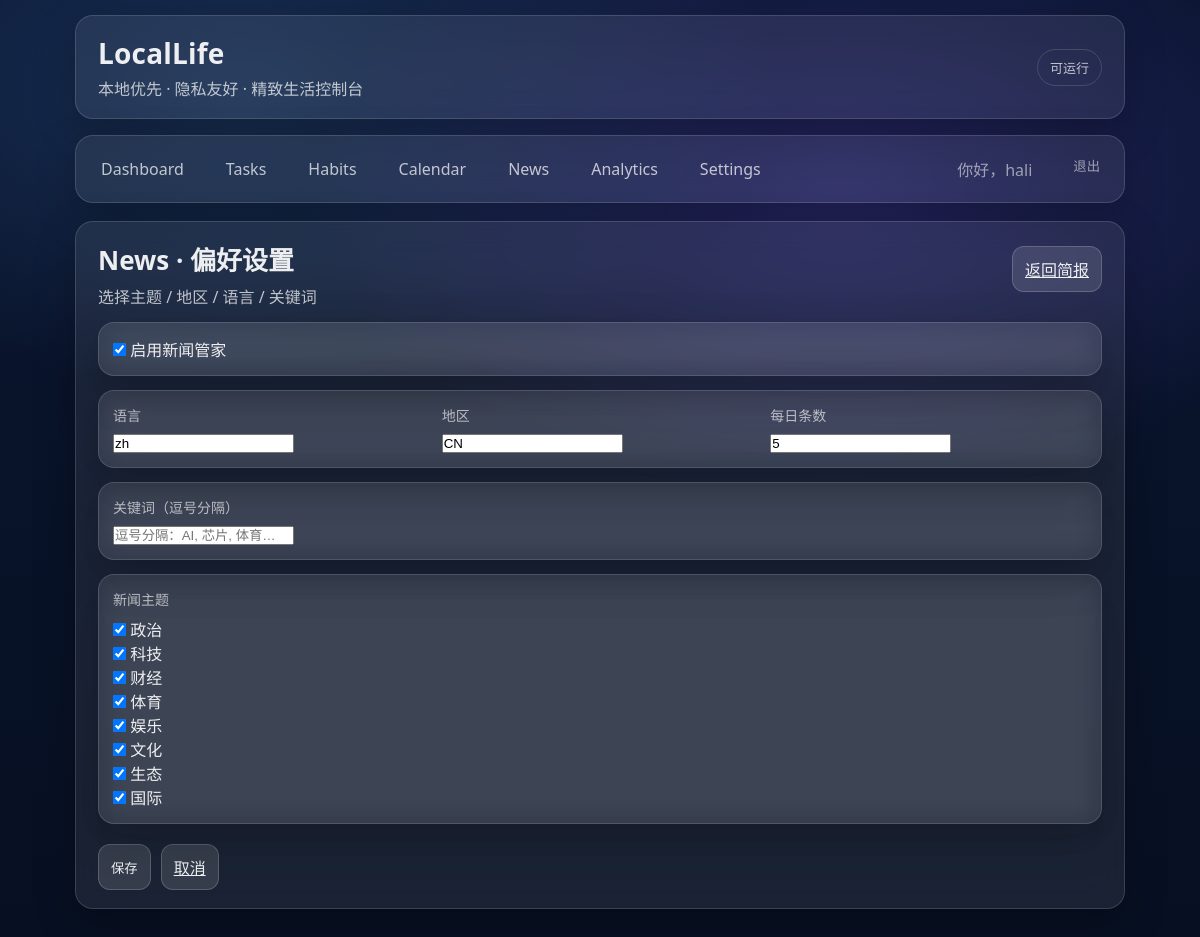
Before: /news/preferences/ (signed in) with the older database file.
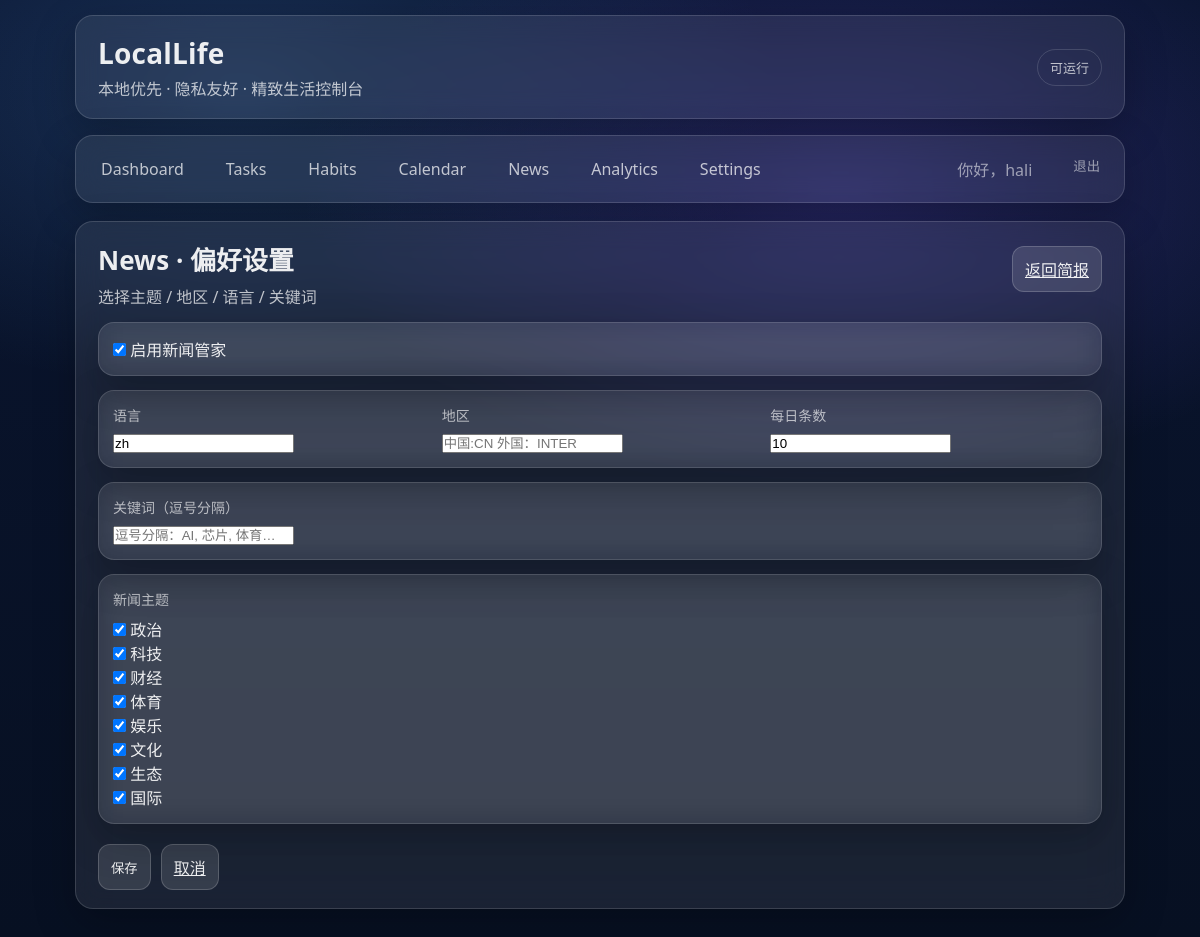
After: the same page with the newer database file.
### news/models.py (models this page shows, shortened)
class UserNewsPreference(models.Model):
    user = models.OneToOneField(settings.AUTH_USER_MODEL, on_delete=models.CASCADE, related_name="news_pref")
    enabled = models.BooleanField(default=True)
    include_keywords = models.CharField(max_length=255, default='')  # 设置默认值
    topics = models.ManyToManyField(Topic, blank=True,default="")
    language = models.CharField(max_length=10, default="zh")
    region = models.CharField(max_length=10, blank=True, default="")
    keywords = models.CharField(max_length=300, blank=True, default="")
    max_items = models.PositiveSmallIntegerField(default=8)

### news/views.py (the view)
# urls.py: path("preferences/", views.preferences, name="preferences"),
@login_required
def preferences(request):
    pref, _ = UserNewsPreference.objects.get_or_create(user=request.user)
    if request.method == "POST":
        form = NewsPreferenceForm(request.POST, instance=pref)
        if form.is_valid():
            form.save()
            return redirect("news:index")
    else:
        form = NewsPreferenceForm(instance=pref)
    return render(request, "news/preferences.html", {"form": form})

### news/forms.py
class NewsPreferenceForm(forms.ModelForm):
    topics = forms.ModelMultipleChoiceField(
        queryset=Topic.objects.all(),
        required=False,
        widget=forms.CheckboxSelectMultiple,
        label="新闻主题",
    )
    class Meta:
        model = UserNewsPreference
        fields = ["enabled", "language", "region", "keywords", "max_items", "topics"]
        widgets = {
            "keywords": forms.TextInput(attrs={"placeholder": "逗号分隔：AI, 芯片, 体育…"}),
            "language": forms.TextInput(attrs={"placeholder": "中文：zh 英文：en"}),
            "region": forms.TextInput(attrs={"placeholder": "中国:CN 外国：INTER"}),
        }
        labels = {
            "enabled": "启用新闻管家",
            "language": "语言",
            "region": "地区",
            "keywords": "关键词",
            "max_items": "每日条数",
        }

### news/models.py (called while the page is built)
    def __str__(self) -> str:
        return self.name

### templates/news/preferences.html (shortened to what this page needs)
{% extends "base.html" %}
{% block content %}
<section class="glass card">
  <div class="cal-head">
    <div>
      <div class="card-title">News · 偏好设置</div>
      <div class="card-subtitle">选择主题 / 地区 / 语言 / 关键词</div>
    </div>
    <div class="cal-actions">
      <a class="btn subtle" href="{% url 'news:index' %}">返回简报</a>
    </div>
  </div>
  <form method="post" style="margin-top:14px; display:flex; flex-direction:column; gap:14px;">
    <div class="glass" style="padding:14px; border-radius:16px;">
      {{ form.enabled }} <label for="{{ form.enabled.id_for_label }}">启用新闻管家</label>
    </div>
    <div class="glass" style="padding:14px; border-radius:16px; display:grid; gap:12px; grid-template-columns: repeat(auto-fit, minmax(220px, 1fr));">
      <div>
        <div class="muted" style="margin-bottom:6px;">语言</div>
        {{ form.language }}
      </div>
      <div>
        <div class="muted" style="margin-bottom:6px;">地区</div>
        {{ form.region }}
      </div>
      <div>
        <div class="muted" style="margin-bottom:6px;">每日条数</div>
        {{ form.max_items }}
      </div>
    </div>
    <div class="glass" style="padding:14px; border-radius:16px;">
      <div class="muted" style="margin-bottom:6px;">关键词（逗号分隔）</div>
      {{ form.keywords }}
    </div>
    <div class="glass" style="padding:14px; border-radius:16px;">
      <div class="muted" style="margin-bottom:8px;">新闻主题</div>
      {{ form.topics }}
    </div>
    <div style="display:flex; gap:10px;">
      <button class="btn" type="submit">保存</button>
      <a class="btn subtle" href="{% url 'news:index' %}">取消</a>
    </div>
  </form>
</section>
{% endblock %}

Changed rows visible on the page:
changed UserNewsPreference "zh": region "CN" → (not shown); max_items "5" → "10"
